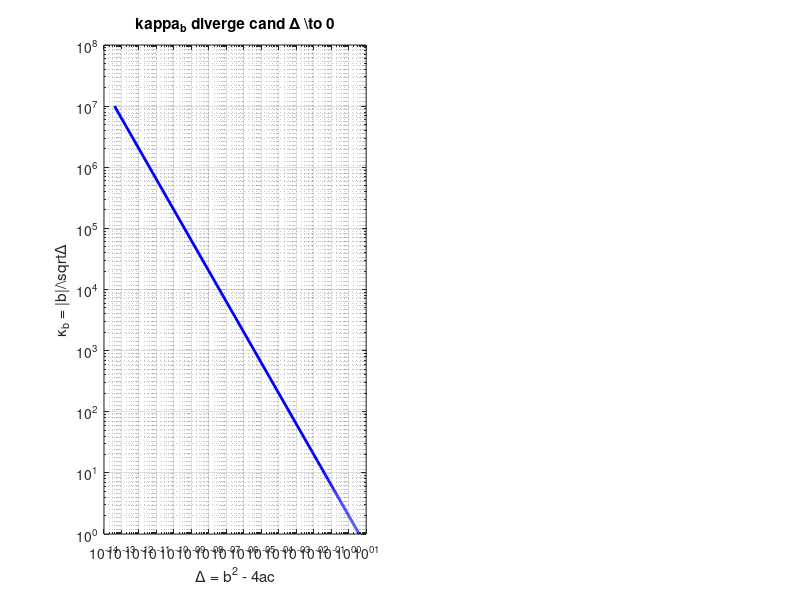

Reproduce this figure in MATLAB. (Note: this script raises an error after producing the figure.)
%% Problema 2 (Testul 2): Conditionarea ecuatiei de gradul 2
%% ax^2 + bx + c = 0

clear; clc; close all;
format long;

fprintf('=======================================================\n');
fprintf('  PROBLEMA 2: Ecuatia de gradul 2 ax^2 + bx + c = 0\n');
fprintf('=======================================================\n\n');

%% =====================================================================
%% PARTEA 1: Analiza conditionarii
%% =====================================================================
%%
%% Din a*r^2 + b*r + c = 0, derivand implicit fata de fiecare coeficient:
%%   dr/da = -r^2  / (2ar+b)
%%   dr/db = -r    / (2ar+b)
%%   dr/dc = -1    / (2ar+b)
%%
%% Deoarece r1,2 = (-b ± sqrt(D)) / (2a) cu D = b^2 - 4ac:
%%   2a*r1 + b = +sqrt(D),   2a*r2 + b = -sqrt(D)
%%
%% Numere de conditionare RELATIVE (|perturbatie relativa coef| → |eroare rel radacina|):
%%   kappa(r,a) = |a/r| * |dr/da| = |a*r|    / sqrt(D)
%%   kappa(r,b) = |b/r| * |dr/db| = |b|      / sqrt(D)
%%   kappa(r,c) = |c/r| * |dr/dc| = |c|      / (|r| * sqrt(D))
%%
%% CONCLUZIE: kappa → inf cand D → 0 (radacina dubla = problema slab conditionata)

fprintf('--- Partea 1: Numere de conditionare relative ---\n\n');

function afis_cond(a, b, c, label)
    D = b^2 - 4*a*c;
    if D <= 0
        r1_re = -b/(2*a);
        r2_re = r1_re;
        sqD = sqrt(max(D, 0));
    else
        sqD = sqrt(D);
        r1_re = (-b + sqD)/(2*a);
        r2_re = (-b - sqD)/(2*a);
    end

    k1a = abs(a*r1_re) / max(sqD, eps);
    k1b = abs(b)       / max(sqD, eps);
    k1c = abs(c)       / (abs(r1_re) * max(sqD, eps));
    k2a = abs(a*r2_re) / max(sqD, eps);
    k2b = abs(b)       / max(sqD, eps);
    k2c = abs(c)       / (abs(r2_re) * max(sqD, eps));

    fprintf('%s: a=%g, b=%g, c=%g,  D=%.3e\n', label, a, b, c, D);
    fprintf('  r1=%-12.6g  kappa_a=%.3e  kappa_b=%.3e  kappa_c=%.3e\n', ...
            r1_re, k1a, k1b, k1c);
    fprintf('  r2=%-12.6g  kappa_a=%.3e  kappa_b=%.3e  kappa_c=%.3e\n\n', ...
            r2_re, k2a, k2b, k2c);
end

afis_cond(1, -5, 6,       'Caz normal    (r=2,3)');
afis_cond(1,  1e8, 1,     'b >> 4ac      (r~-1e8,-1e-8)');
afis_cond(1,  2, 1-1e-8,  'D mic (dubla) (r~-1,-1)');
afis_cond(1,  2, 1,       'D=0 exact     (dubla r=-1)');

%% Grafic: kappa_b in functie de D/b^2 (masura a apropierii de radacina dubla)
fprintf('Grafic: kappa_b = |b|/sqrt(D) in functie de D...\n\n');
b_fix = 2;  a_fix = 1;
c_vals = linspace(1-0.9999, 1-1e-14, 500);   % c → 1 deci D = 4-4c → 0
D_vals = b_fix^2 - 4*a_fix*c_vals;
D_vals = max(D_vals, 0);
kappa_b_vals = abs(b_fix) ./ max(sqrt(D_vals), eps);

figure('Name','Conditionare ecuatie grad 2','Position',[100 100 850 400]);
subplot(1,2,1);
loglog(D_vals+eps, kappa_b_vals, 'b-', 'LineWidth', 2);
xlabel('\Delta = b^2 - 4ac'); ylabel('\kappa_b = |b|/\sqrt{\Delta}');
title('kappa_b diverge cand \Delta \to 0');
grid on;

%% =====================================================================
%% PARTEA 2: Implementare numerica stabila
%% =====================================================================
fprintf('--- Partea 2: Formula stabila vs formula naiva ---\n\n');

function [r1n, r2n] = quadratic_naive(a, b, c)
    D = b^2 - 4*a*c;
    r1n = (-b + sqrt(D)) / (2*a);
    r2n = (-b - sqrt(D)) / (2*a);
end

%% Test 1: Caz normal
fprintf('TEST 1 - Normal: x^2 - 5x + 6 = 0  (radacini exacte: 2, 3)\n');
a=1; b=-5; c=6;
[r1n, r2n] = quadratic_naive(a,b,c);
[r1s, r2s] = quadratic_stable(a,b,c);
fprintf('  Naiv:   r1=%.15f  r2=%.15f\n', r1n, r2n);
fprintf('  Stabil: r1=%.15f  r2=%.15f\n\n', r1s, r2s);

%% Test 2: Anulare tip 1 (b >> 4ac)
%% b=1e8 >> 4*1*1: radacina mica ~ -1/b = -1e-8
%% Formula naiva: (-b + sqrt(b^2-4)) / 2 = cancellation!
fprintf('TEST 2 - Anulare tip 1: x^2 + 1e8*x + 1 = 0  (r_mic ~ -1e-8)\n');
a=1; b=1e8; c=1;
[r1n, r2n] = quadratic_naive(a,b,c);
[r1s, r2s] = quadratic_stable(a,b,c);
r_mic_exact = -c/b;   % Vieta: r1*r2=c/a=1, r1+r2=-b/a=-1e8 => r_mic ~ -1e-8
fprintf('  Exact (Vieta):  r_mic = %.15e\n', r_mic_exact);
fprintf('  Naiv:   r1=%.15e  r2=%.15e\n', r1n, r2n);
fprintf('  Stabil: r1=%.15e  r2=%.15e\n', r1s, r2s);
fprintf('  Eroare naiva:   %.3e   Eroare stabila: %.3e\n\n', ...
        abs(max(abs([r1n,r2n]))/1e8 - 1), abs(min(abs([r1s,r2s]))/1e-8 - 1));

%% Test 3: Anulare tip 2 (b^2 ~ 4ac, radacini aproape egale)
fprintf('TEST 3 - Anulare tip 2: x^2 + 2x + (1-1e-14) = 0  (radacini ~ -1)\n');
a=1; b=2; c=1-1e-14;
[r1n, r2n] = quadratic_naive(a,b,c);
[r1s, r2s] = quadratic_stable(a,b,c);
r_exact_1 = -1 + sqrt(1e-14);   % radacina mai mare
r_exact_2 = -1 - sqrt(1e-14);   % radacina mai mica
fprintf('  Exact:  r1=%.15f  r2=%.15f\n', r_exact_1, r_exact_2);
fprintf('  Naiv:   r1=%.15f  r2=%.15f\n', r1n, r2n);
fprintf('  Stabil: r1=%.15f  r2=%.15f\n', r1s, r2s);
fprintf('  (Ambele formule sunt limitate de conditionarea proasta: kappa~1e7)\n\n');

%% Test 4: Depasire (overflow) b^2
fprintf('TEST 4 - Depasire: x^2 + 1e200*x + 1 = 0  (b^2 overflows)\n');
a=1; b=1e200; c=1;
try
    [r1n, r2n] = quadratic_naive(a,b,c);
    fprintf('  Naiv:   r1=%.6e  r2=%.6e\n', r1n, r2n);
    if isnan(r1n) || isinf(r1n)
        fprintf('  Naiv: NaN/Inf (overflow la b^2=1e400 > realmax~1.8e308)!\n');
    end
catch e
    fprintf('  Naiv: Eroare: %s\n', e.message);
end
[r1s, r2s] = quadratic_stable(a,b,c);
fprintf('  Stabil: r1=%.6e  r2=%.6e\n', r1s, r2s);
fprintf('  Exact:  r_mare ~ %.6e,  r_mic ~ %.6e\n\n', -b/a, -c/b);

%% Grafic comparativ erori test 2
b_vals = logspace(1, 15, 100);
err_naiv  = zeros(size(b_vals));
err_stab  = zeros(size(b_vals));
for i = 1:length(b_vals)
    bv = b_vals(i);
    [r1n_, r2n_] = quadratic_naive(1, bv, 1);
    [r1s_, r2s_] = quadratic_stable(1, bv, 1);
    r_mic = -1/bv;   % Vieta exact
    err_naiv(i) = abs(max(r1n_, r2n_) - r_mic) / abs(r_mic);
    err_stab(i) = abs(max(r1s_, r2s_) - r_mic) / abs(r_mic);
end

subplot(1,2,2);
loglog(b_vals, err_naiv, 'r-', 'LineWidth', 2); hold on;
loglog(b_vals, err_stab, 'g-', 'LineWidth', 2);
loglog(b_vals, eps*ones(size(b_vals)), 'k--');
xlabel('b  (b >> 4ac = 4)');
ylabel('Eroare relativa radacina mica');
title('Formula naiva vs stabila (r_{mic} \approx -1/b)');
legend('Formula naiva', 'Formula stabila (Vieta)', 'eps masina', ...
       'Location','NorthWest');
grid on;

print('-dpng', 'problema2_cond.png');
fprintf('Grafic salvat: problema2_cond.png\n');
close all;

fprintf('=== REZUMAT ===\n');
fprintf('Conditionare:\n');
fprintf('  kappa_b = |b|/sqrt(D) -> inf cand D->0 (radacina dubla)\n');
fprintf('  Problema este slab conditionata cand b^2 ~ 4ac\n\n');
fprintf('Stabilitate numerica (independenta de conditionare):\n');
fprintf('  Anulare tip 1 (b>>4ac): formula naiva pierde cifre la radacina mica\n');
fprintf('  Fix: calculeaza intai radacina mare, apoi r_mic = c/(a*r_mare) [Vieta]\n');
fprintf('  Depasire: normalizeaza coeficientii cu max(|a|,|b|,|c|)\n');
